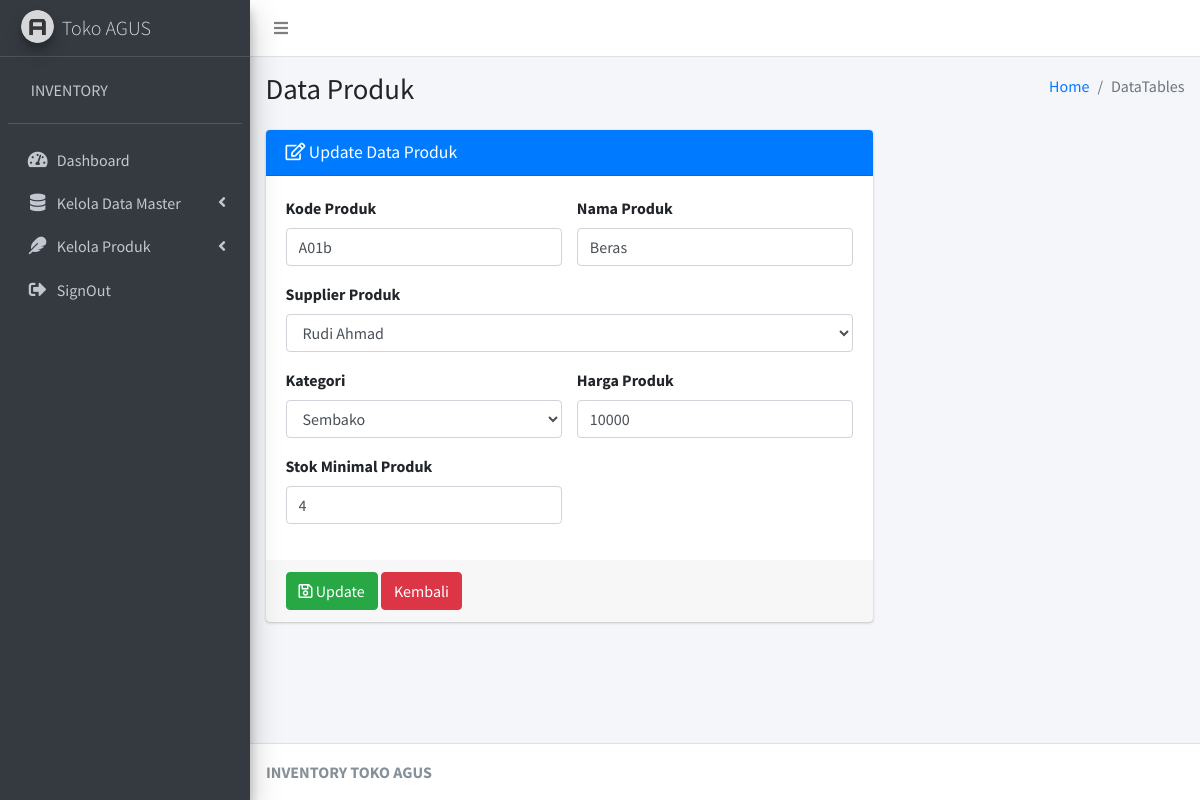
The app's page /controllerdatamaster/update_produk/1 with its own data.
### tables this page shows
CREATE TABLE `produk` (
  `id_produk` int(11) NOT NULL,
  `id_kategori` int(11) NOT NULL,
  `id_supplier` int(11) NOT NULL,
  `kode_produk` varchar(10) NOT NULL,
  `stok_min` int(11) NOT NULL,
  `nama_produk` varchar(50) NOT NULL,
  `harga_produk` varchar(25) NOT NULL
);

CREATE TABLE `supplier` (
  `id_supplier` int(11) NOT NULL,
  `nama_supplier` varchar(50) NOT NULL,
  `nama_toko` varchar(50) NOT NULL,
  `alamat` varchar(125) NOT NULL,
  `no_hp` varchar(15) NOT NULL
);

CREATE TABLE `kategori` (
  `id_kategori` int(11) NOT NULL,
  `nama_kategori` varchar(125) NOT NULL
);

### application/controllers/ControllerDataMaster.php (called while the page is built, shortened)
<?php
class ControllerDataMaster extends CI_Controller
{
	public function __construct()
	{
		$this->load->model('DataMaster');
	}
	public function update_produk($id)
	{
		$kode = $this->input->post('kode');
		$produk = $this->DataMaster->edit_produk($id);
		if ($produk->kode_produk == $kode) {
			$this->form_validation->set_rules('nama', 'Nama', 'required');
			$this->form_validation->set_rules('kategori', 'Kategori', 'required');
			$this->form_validation->set_rules('supplier', 'Supplier', 'required');
			$this->form_validation->set_rules('harga', 'Harga', 'required');
			$this->form_validation->set_rules('stok_min', 'Stok Minimal', 'required');
		} else {
			$this->form_validation->set_rules('kode', 'Kode', 'required|is_unique[produk.kode_produk]');
			$this->form_validation->set_rules('supplier', 'Supplier', 'required');
			$this->form_validation->set_rules('nama', 'Nama', 'required');
			$this->form_validation->set_rules('kategori', 'Kategori', 'required');
			$this->form_validation->set_rules('harga', 'Harga', 'required');
			$this->form_validation->set_rules('stok_min', 'Stok Minimal', 'required');
		}
		if ($this->form_validation->run() == FALSE) {
			$data = array(
				'produk' => $this->DataMaster->edit_produk($id),
				'kategori' => $this->DataMaster->select_kategori(),
				'supplier' => $this->DataMaster->select_supplier()
			);
			$this->load->view('Layout/head');
			$this->load->view('Layout/navbar');
			$this->load->view('Layout/aside');
			$this->load->view('Content/edit_produk', $data);
			$this->load->view('Layout/footer');
		}
	}
}

### index.php (called while the page is built, shortened)
<?php
require_once BASEPATH.'core/CodeIgniter.php';

### application/models/DataMaster.php (called while the page is built, shortened)
<?php
class DataMaster extends CI_Model
{
    public function select_kategori()
    {
        $this->db->select('*');
        $this->db->from('kategori');
        return $this->db->get()->result();
    }
    public function edit_produk($id)
    {
        $this->db->select('*');
        $this->db->from('produk');
        $this->db->where('id_produk', $id);
        return $this->db->get()->row();
    }
    public function select_supplier()
    {
        $this->db->select('*');
        $this->db->from('supplier');
        return $this->db->get()->result();
    }
}

### application/views/Content/edit_produk.php (the view, shortened to what this page needs)
<div class="content-wrapper">
    <section class="content-header">
        <div class="container-fluid">
            <div class="row mb-2">
                <div class="col-sm-6">
                    <h1>Data Produk</h1>
                </div>
                <div class="col-sm-6">
                    <ol class="breadcrumb float-sm-right">
                        <li class="breadcrumb-item"><a href="#">Home</a></li>
                        <li class="breadcrumb-item active">DataTables</li>
                    </ol>
                </div>
            </div>
        </div>
    </section>
    <section class="content">
        <div class="container-fluid">
            <div class="row">
                <div class="col-md-8">
                    <div class="card card-primary">
                        <div class="card-header">
                            <h3 class="card-title"><i class="far fa-edit"></i> Update Data Produk</h3>
                        </div>
                        <form action="<?= base_url('controllerDataMaster/update_produk/' . $produk->id_produk) ?>" method="POST" role="form">
                            <div class="card-body">
                                <div class="row">
                                    <div class="col-sm-6">
                                        <div class="form-group">
                                            <label for="exampleInputEmail1">Kode Produk</label>
                                            <input type="text" name="kode" class="form-control" value="<?= $produk->kode_produk ?>" id="exampleInputEmail1" placeholder="Masukkan Nama User">
                                        </div>
                                    </div>
                                    <div class="col-sm-6">
                                        <div class="form-group">
                                            <label for="exampleInputPassword1">Nama Produk</label>
                                            <input type="text" name="nama" class="form-control" value="<?= $produk->nama_produk ?>" id="exampleInputPassword1" placeholder="Masukkan Alamat">
                                        </div>
                                    </div>
                                </div>
                                <div class="row">
                                    <div class="col-sm-12">
                                        <div class="form-group">
                                            <label for="exampleInputEmail1">Supplier Produk</label>
                                            <select name="supplier" class="form-control">
                                                <?php
                                                foreach ($supplier as $key => $item) {
                                                ?>
                                                    <option value="<?= $item->id_supplier ?>" <?php if ($item->id_supplier == $produk->id_supplier) {
                                                                                                    echo 'selected';
                                                                                                } ?>><?= $item->nama_supplier ?></option>
                                                <?php
                                                }
                                                ?>
                                            </select>
                                        </div>
                                    </div>
                                </div>
                                <div class="row">
                                    <div class="col-sm-6">
                                        <div class="form-group">
                                            <label>Kategori</label>
                                            <select name="kategori" class="form-control">
                                                <?php
                                                foreach ($kategori as $key => $kategori) {
                                                ?>
                                                    <option value="<?= $kategori->id_kategori ?>" <?php if ($kategori->id_kategori == $produk->id_kategori) {
                                                                                                        echo 'selected';
                                                                                                    } ?>><?= $kategori->nama_kategori ?></option>
                                                <?php
                                                }
                                                ?>
                                            </select>
                                        </div>
                                    </div>
                                    <div class="col-sm-6">
                                        <div class="form-group">
                                            <label for="exampleInputPassword1">Harga Produk</label>
                                            <input type="text" name="harga" class="form-control" value="<?= $produk->harga_produk ?>" id="exampleInputPassword1" placeholder="Masukkan Username">
                                        </div>
                                    </div>
                                    <div class="col-sm-6">
                                        <div class="form-group">
                                            <label for="exampleInputPassword1">Stok Minimal Produk</label>
                                            <input type="text" name="stok_min" class="form-control" value="<?= $produk->stok_min ?>" id="exampleInputPassword1" placeholder="Masukkan Stok Minimal Produk">
                                        </div>
                                    </div>
                                </div>
                            </div>
                            <div class="card-footer">
                                <button type="submit" class="btn btn-success"><i class="far fa-save"></i> Update</button>
                                <a href="<?= base_url('controllerDataMaster/produk') ?>" class="btn btn-danger">Kembali</a>
                            </div>
                        </form>
                    </div>
                </div>
            </div>
        </div>
    </section>
</div>

### records on screen
produk: kode "A01b", nama "Beras", supplier "Rudi Ahmad", kategori "Sembako", harga "10000", stok_min "4"
